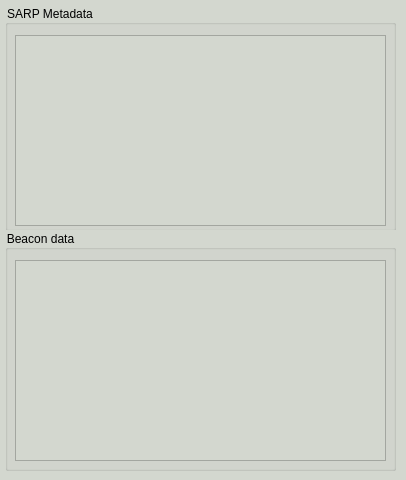
<?xml version="1.0" encoding="UTF-8"?>
<ui version="4.0">
 <class>Dialog</class>
 <widget class="QDialog" name="Dialog">
  <property name="geometry">
   <rect>
    <x>0</x>
    <y>0</y>
    <width>406</width>
    <height>480</height>
   </rect>
  </property>
  <property name="windowTitle">
   <string>Dialog</string>
  </property>
  <property name="styleSheet">
   <string notr="true">background-color: rgb(211, 215, 207);</string>
  </property>
  <widget class="QGroupBox" name="groupBox">
   <property name="geometry">
    <rect>
     <x>5</x>
     <y>5</y>
     <width>391</width>
     <height>226</height>
    </rect>
   </property>
   <property name="title">
    <string>SARP Metadata</string>
   </property>
   <widget class="QTableWidget" name="sarp_table">
    <property name="geometry">
     <rect>
      <x>10</x>
      <y>30</y>
      <width>371</width>
      <height>191</height>
     </rect>
    </property>
    <property name="selectionBehavior">
     <enum>QAbstractItemView::SelectColumns</enum>
    </property>
    <property name="verticalScrollMode">
     <enum>QAbstractItemView::ScrollPerPixel</enum>
    </property>
    <property name="horizontalScrollMode">
     <enum>QAbstractItemView::ScrollPerPixel</enum>
    </property>
   </widget>
  </widget>
  <widget class="QGroupBox" name="groupBox_2">
   <property name="geometry">
    <rect>
     <x>5</x>
     <y>230</y>
     <width>391</width>
     <height>241</height>
    </rect>
   </property>
   <property name="title">
    <string>Beacon data</string>
   </property>
   <widget class="QTableWidget" name="beacon_table">
    <property name="geometry">
     <rect>
      <x>10</x>
      <y>30</y>
      <width>371</width>
      <height>201</height>
     </rect>
    </property>
    <property name="verticalScrollMode">
     <enum>QAbstractItemView::ScrollPerPixel</enum>
    </property>
    <property name="horizontalScrollMode">
     <enum>QAbstractItemView::ScrollPerPixel</enum>
    </property>
   </widget>
  </widget>
 </widget>
 <resources/>
 <connections/>
</ui>
